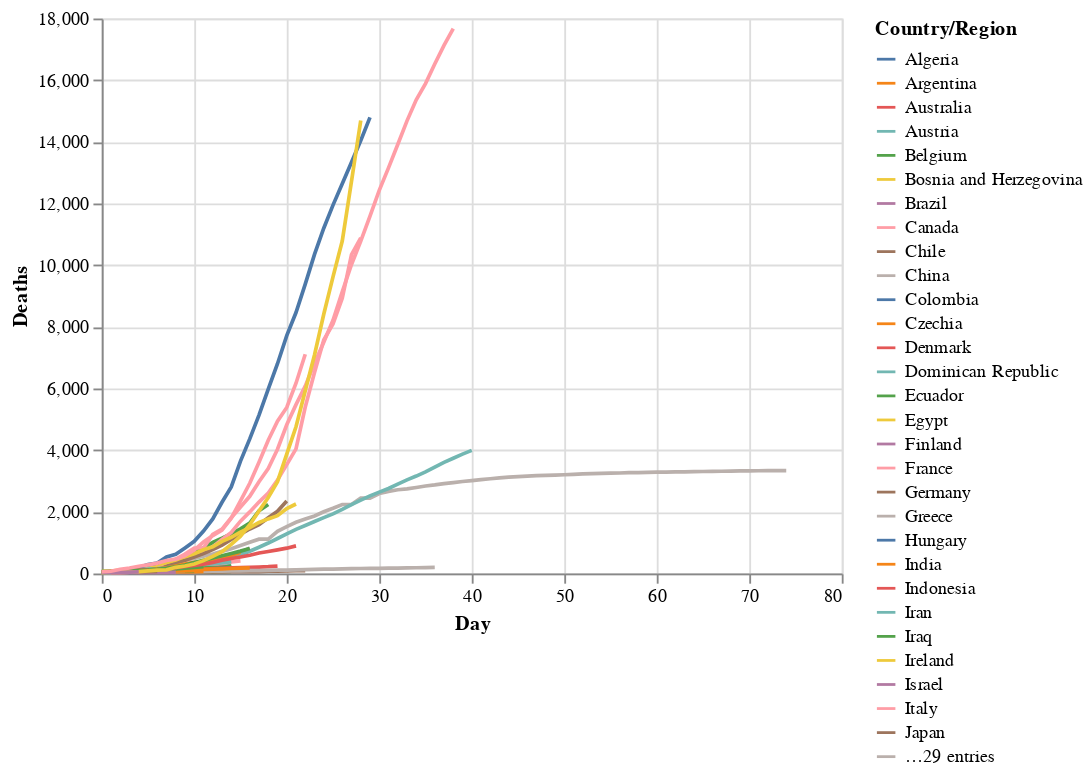

The notebook cell this image was saved under:
### Markdown cell above
We'll see the power of having long data when using Altair. Such transformations have been performed for a long time, however it wasn't until 2014 that Hadley Wickham formalized the language in his paper [Tidy Data](https://www.researchgate.net/publication/215990669_Tidy_data). Note that Wickham prefers to avoid the terms long and wide because, in his words, 'they are imprecise'. I generally agree but for our purposes here of giving the flavour, they suffice.

Now having transformed our data, let's import Altair and get a sense of its API.

### Code cell
import altair as alt

# altair plot (here we chain all the commands using mark line and encode)
alt.Chart(deaths_long).mark_line().encode(
    x='Day',
    y='Deaths',
    color='Country/Region')

### Figure 1 — Vega-Lite specification as saved in the notebook (floating-point values rounded to 4 significant figures; data arrays with more than 128 entries replaced by an {"elided": "..."} marker saying what was removed)
{"config": {"view": {"continuousWidth": 400, "continuousHeight": 300}}, "data": {"name": "data-c211c7b3cf05fbe525148e24711a899d"}, "mark": "line", "encoding": {"color": {"type": "nominal", "field": "Country/Region"}, "x": {"type": "quantitative", "field": "Day"}, "y": {"type": "quantitative", "field": "Deaths"}}, "$schema": "https://vega.github.io/schema/vega-lite/v4.8.1.json", "datasets": {"data-c211c7b3cf05fbe525148e24711a899d": {"elided": "4524 records"}}}
